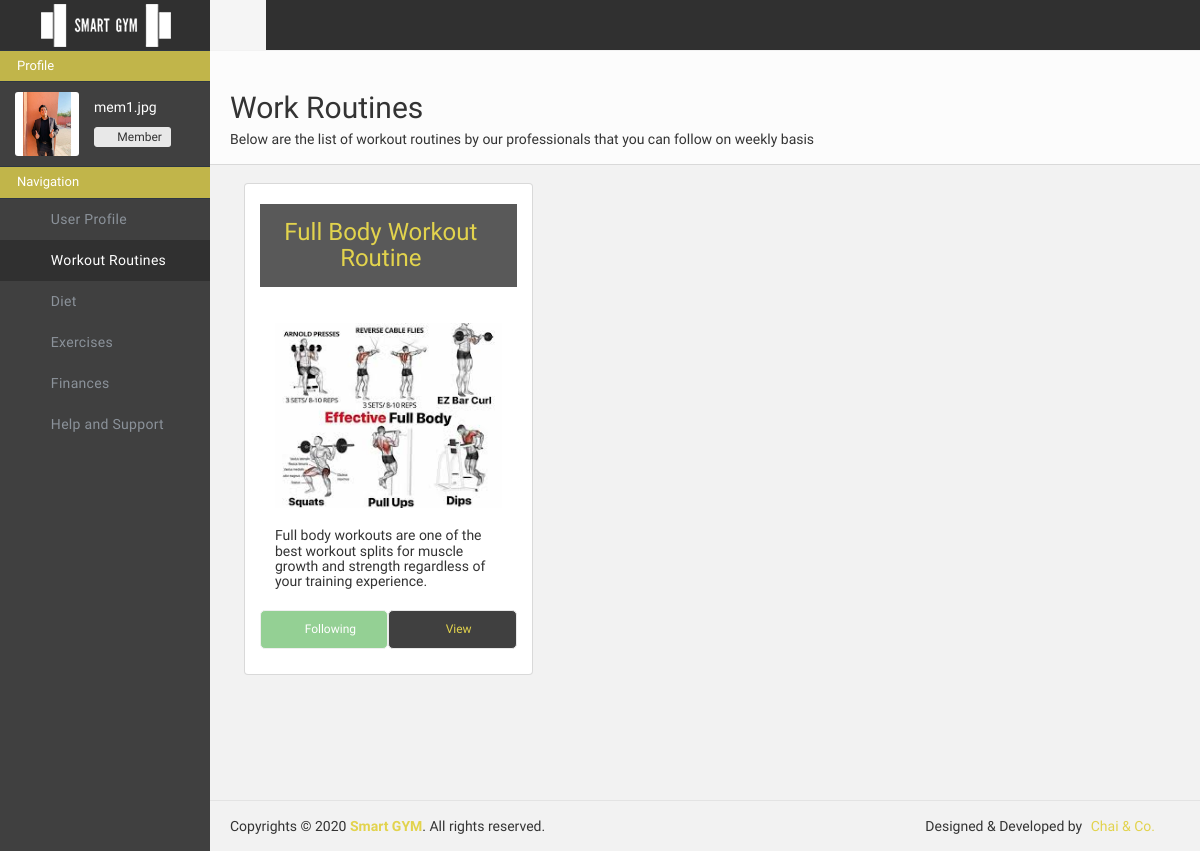
Page /userportal/routines/ (signed in) on the earlier database version.
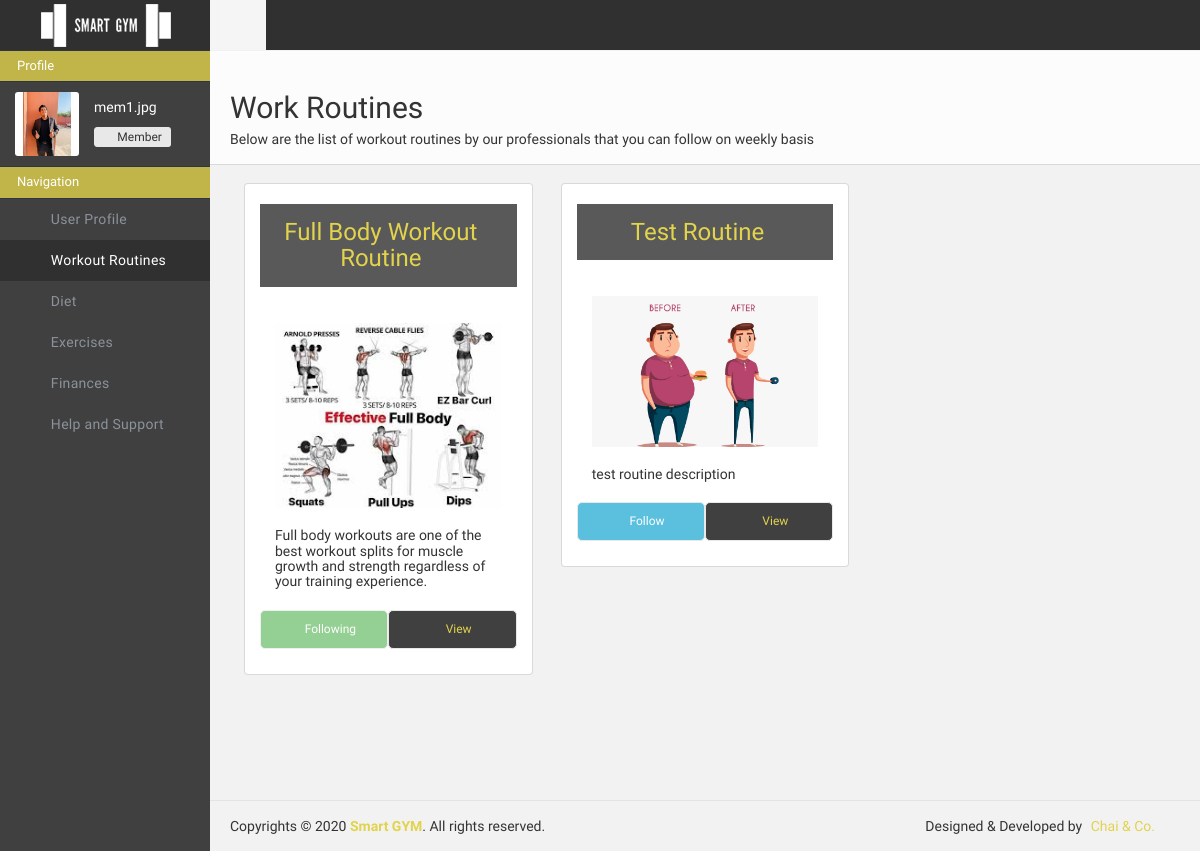
Same page on the later database version.
### adminportal/models.py (models this page shows)
class RoutineData(models.Model):
    routine_id = models.CharField(max_length=500, primary_key=True, default="")
    routine_name = models.CharField(max_length=500, default="")
    routine_img_name = models.CharField(max_length=500, default="rt.jpg")
    routine_desc = models.CharField(max_length=500, default="")
    routine_json = models.TextField(default="")
    routine_added_by = models.CharField(max_length=500, default="")
    routine_added_on = models.CharField(max_length=500, default="")

### userportal/views.py (the view)
# urls.py: path('routines/', views.routines, name="adminportal-routines"),
def routines(request):
    if "userid" in request.session and request.session["userrole"] == "Member" :
        params = {}
        params["routines"] = RoutineData.objects.all()
        params["following"] = MemberData.objects.filter(member_id = request.session["userid"])[0].member_routine
        return render(request, 'userportal/routine.html', params)
    else:
        return redirect('/userportal/login/')

### userportal/templates/userportal/routine.html (shortened to what the changed rows need)
{% load static %}
<!doctype html>
<html class="no-js">
    <head>
        <link href="{% static 'userportal/css/icons.css'%}" rel="stylesheet" />
        <link href="{% static 'userportal/css/bootstrap.css'%}" rel="stylesheet" />
        <link href="{% static 'userportal/css/plugins.css'%}" rel="stylesheet" />
        <link href="{% static 'userportal/css/main.css'%}" rel="stylesheet" />
        <link href="{% static 'userportal/css/custom.css'%}" rel="stylesheet" />
    </head>
    <body>
        <div id="wrapper">
            <div class="page-content sidebar-page clearfix">
                <div class="page-content-wrapper">
                    <div class="page-content-inner">
                        <div id="page-header" class="clearfix">
                            <div class="page-header">
                                <h2>Work Routines</h2>
                            </div>
                        </div>
                        <div class="row" style="margin-bottom: 80px;">
                            <div class="col-md-12 col-sm-12 col-xs-12 col-lg-12">
                                {% for routine in routines %}
                                    <div class="col-lg-4 col-md-6 col-sm-12 col-xs-12">
                                        <div class="panel">
                                            <div class="panel-heading">
                                                <div class="bs-callout bs-callout-info fade in" style="border: 1px ;">
                                                    <h3 style="margin-bottom: 0; color: #e2d34d; text-align: center;">{{routine.routine_name}}</h2>
                                                </div>
                                            </div>
                                            <div class="panel-body">
                                                <img src="/media/adminportal/routine/{{routine.routine_img_name}}" class="col-sm-12 col-xs-12 col-md-12 col-lg-12">
                                                <h5 class="col-sm-12 col-xs-12 col-md-12 col-lg-12" style="margin-top: 20px;">{{routine.routine_desc}}</h5>
                                                {% if routine.routine_id == following %}
                                                    <a style="text-decoration: none;"><button class="btn btn-default col-lg-6 col-md-6 col-sm-6 col-xs-6 " id="subcbtnfollowing"  disabled style="margin-top: 10px; font-size: 12px;"><i class="glyphicon glyphicon-pushpin"></i> Following</button></a>
                                                {% else %}
                                                    <a style="text-decoration: none;" href="/userportal/followroutine/{{routine.routine_id}}"><button class="btn btn-default col-lg-6 col-md-6 col-sm-6 col-xs-6 " id="subcbtnfollow"   style="margin-top: 10px; font-size: 12px;"><i class="glyphicon glyphicon-pushpin"></i> Follow</button></a>
                                                {% endif %}
                                                <a href="/userportal/viewroutine/{{routine.routine_id}}" style="text-decoration: none;"><button class="btn btn-default col-lg-6 col-md-6 col-sm-6 col-xs-6 " id="subcbtn"   style="margin-top: 10px; font-size: 12px;"><i class="fa fa-eye"></i> View</button></a>
                                            </div>
                                        </div>
                                    </div>
                                {% endfor %}
                            </div>
                        </div>
                        </div>
                    </div>
                </div>
            </div>
    </body>
</html>

Differences in the rows shown:
added RoutineData: routine_name "Test Routine", routine_img_name (picture), routine_desc "test routine description"
